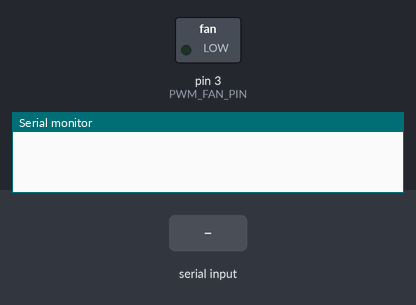
A sketch run on a simulated Arduino Nano, built with avr-gcc and run on an emulated ATmega328P. Parts: switched loads named in the sketch (green lamp = pin HIGH), the last lines printed to the serial monitor. The inputs (shaded band) are chosen by the test bench.

Above: at 1.2 s.
1.3 s: "90,45\n" received over Serial
At 3.0 s:
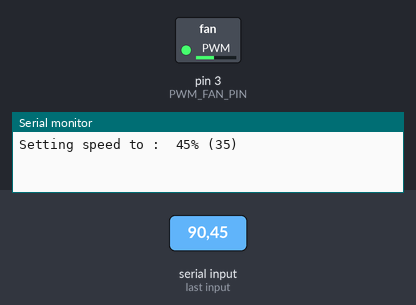
3.5 s: "5\n" received over Serial
At 4.6 s:
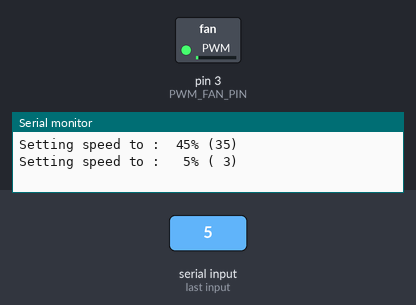
5.5 s: "90\n" received over Serial
At 7.3 s:
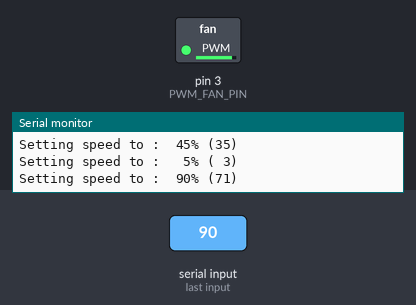
Timing chart, 0 to 8.8 s (numbered marks = the images above; inputs shaded):
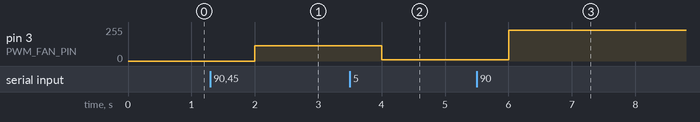

Measured:
- after the input at 1.3 s, pin 3 (PWM_FAN_PIN): 0/255 → 113/255 after 0.70 s
- after the input at 3.5 s, pin 3 (PWM_FAN_PIN): 113/255 → 10/255 after 0.50 s
- after the input at 5.5 s, pin 3 (PWM_FAN_PIN): 10/255 → 229/255 after 0.50 s

The sketch:

serial_pwm_fan_control.ino
```cpp
#include <stdio.h>

/**
 * Project tested with an Arduino Nano.
 * This should work on any Arduino as long as output pin is PWM capable.
 * Send value (fan speed pourcent) via Arduino serial to set speed.
 **/

#define PWM_FAN_PIN 3
#define SERIAL_BAUDS 9600
/* PWM configuration */
// generate 25kHz PWM pulse rate on Pin 3
#define __TCCR2A 0x23    // COM2B1, WGM21, WGM20
#define __TCCR2B 0x0A    // WGM21, Prescaler = /8
#define __OCR2A  79      // TOP DO NOT CHANGE, SETS PWM PULSE RATE
#define __OCR2B  0       // duty cycle for Pin 3 (0-79) generates 1 500nS pulse even when 0 :(
// Renaming for easier usage
#define MAX_VAL  __OCR2A
#define MIN_VAL  __OCR2B
/* end PWM configuration*/
#define MESSAGE "Setting speed to :"
#define DELAY 1000

void setup() {
  Serial.begin(SERIAL_BAUDS);
  pinMode(PWM_FAN_PIN, OUTPUT);

  TCCR2A = __TCCR2A;
  // Set prescaler
  TCCR2B = __TCCR2B;
  // Set TOP and initialize duty cycle to zero(0)
  OCR2A = __OCR2A;
  OCR2B = __OCR2B;
}

/**
 * Read from serial and set the value when received
 */
void loop() {
 byte percent;
 byte current_value;
 char message[32];

 // New value available on serial ?
 if(Serial.available() > 0) {
   percent = get_percent_from_serial();
   if(percent <= 100 && percent >= 0) {
     current_value = PWM_value_by_percent(&percent);
     sprintf(message, "%s %3d%% (%2d)\n", MESSAGE, percent, current_value);
     Serial.print(message);
     OCR2B = current_value;
   }
 }

 delay(DELAY);
}

/**
 * Get PWM value to set from a given percent value.
 * @param p pointer to a byte corresponding to required percent value
 * @return a PWM value as byte
 */
byte PWM_value_by_percent(const byte* p) {
  if(*p > 100)
    return (byte)MAX_VAL;
  else
    return (byte)(((*p) * MAX_VAL) / 100);
}

/**
 * Get percentage as byte from Arduino's serial.
 * @return A byte corresponding to user's input. return 255 if nothing is available (byte is unsigned).
 */
byte get_percent_from_serial() {
  char str[4] = "000";
  byte ret = 255;
  byte num_avail;

  str[3] = '\0';

  while ( (num_avail=Serial.available()) > 0)
    str[(3-num_avail) % 3] = (char)(Serial.read());

  // Converting to int
  ret = (byte)atoi(str);
  if(ret > 100)
    ret = 100;

  return ret;
}
```
